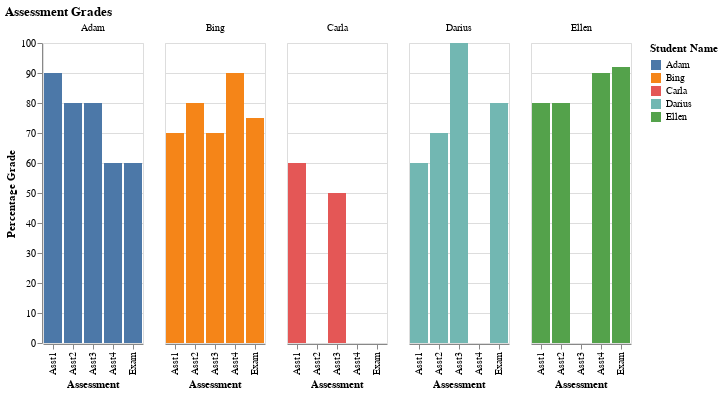

This figure's notebook cell:
### Markdown cell above
# Question 2 (3 marks)

Use the dataset `grades.csv` provided with this assignment. The grading policy for the course is:

    10% for each assignment and 60% for the final exam.
 
A) [1 point] Add a new column 'Final', calculated according to the above formula. Put 'INC' (for incomplete) for the student who didn't write the exam. Save the data to a file 'grades_calculated.csv', *without* an initial column containing row numbers (i.e. indexes).

*Hint: 'df.to_csv?'*

B) [2 points] Make a single chart showing all students' grades for all 5 assessments, with the assessment name on the horizontal axis and percentage grades on the vertical axis, and a legend listing the students. Choose a chart type that makes it easy to visually group the grades for a particular student and follow their progress over time.

*Hints: Tidy the data. Convert all grades to percentages.*

### Code cell
import pandas as pd
import altair as alt


grades_df = pd.read_csv('grades.csv')

#Part a: 
out_of = grades_df.loc[0]

grades_df[['Asst1','Asst2','Asst3','Asst4']] = grades_df[['Asst1','Asst2','Asst3','Asst4']].fillna(0)

grades_df['Final'] = (grades_df['Asst1']/out_of['Asst1'] * 0.10 + grades_df['Asst2']/out_of['Asst2'] * 0.10 + grades_df['Asst3']/out_of['Asst3'] * 0.10 + grades_df['Asst4']/out_of['Asst4'] * 0.10 + grades_df['Exam']/out_of['Exam'] * 0.60) * 100
grades_df['Final'] = grades_df['Final'].fillna('INC')

grades_df = grades_df[:-1] # Removing mean row from grades_df

grades_df.to_csv("grades_calculated.csv", index = False)


#Part b: 

grades_df[['Asst1', 'Asst2', 'Asst3', 'Asst4', 'Exam']] = grades_df[['Asst1', 'Asst2', 'Asst3', 'Asst4', 'Exam']] / out_of[['Asst1', 'Asst2', 'Asst3', 'Asst4', 'Exam']] * 100

grades_df2 = grades_df.drop(0)

newdf = pd.melt(grades_df2, id_vars = 'Name', value_vars = ['Asst1', 'Asst2', 'Asst3', 'Asst4', 'Exam'], var_name = 'Assignment', value_name = 'Percentage')

student_report = alt.Chart(newdf, title = "Assessment Grades").mark_bar().encode(
    x = alt.X("Assignment:O", title = "Assessment"),
    y = alt.Y("Percentage:Q", title = "Percentage Grade"),
    color = alt.Color("Name:N", title = "Student Name"),
    facet = alt.Facet("Name:N", title = None)
)

display(grades_df) # Part a
display(student_report) # Part b

### Figure 1 — Vega-Lite specification as saved in the notebook (floating-point values rounded to 4 significant figures)
{"config": {"view": {"continuousWidth": 300, "continuousHeight": 300}}, "data": {"name": "data-b43a9989771a05f25d51b2833bc21753"}, "mark": {"type": "bar"}, "encoding": {"color": {"field": "Name", "title": "Student Name", "type": "nominal"}, "facet": {"field": "Name", "title": null, "type": "nominal"}, "x": {"field": "Assignment", "title": "Assessment", "type": "ordinal"}, "y": {"field": "Percentage", "title": "Percentage Grade", "type": "quantitative"}}, "title": "Assessment Grades", "$schema": "https://vega.github.io/schema/vega-lite/v5.8.0.json", "datasets": {"data-b43a9989771a05f25d51b2833bc21753": [{"Name": "Adam", "Assignment": "Asst1", "Percentage": 90.0}, {"Name": "Bing", "Assignment": "Asst1", "Percentage": 70.0}, {"Name": "Carla", "Assignment": "Asst1", "Percentage": 60.0}, {"Name": "Darius", "Assignment": "Asst1", "Percentage": 60.0}, {"Name": "Ellen", "Assignment": "Asst1", "Percentage": 80.0}, {"Name": "Adam", "Assignment": "Asst2", "Percentage": 80.0}, {"Name": "Bing", "Assignment": "Asst2", "Percentage": 80.0}, {"Name": "Carla", "Assignment": "Asst2", "Percentage": 0.0}, {"Name": "Darius", "Assignment": "Asst2", "Percentage": 70.0}, {"Name": "Ellen", "Assignment": "Asst2", "Percentage": 80.0}, {"Name": "Adam", "Assignment": "Asst3", "Percentage": 80.0}, {"Name": "Bing", "Assignment": "Asst3", "Percentage": 70.0}, {"Name": "Carla", "Assignment": "Asst3", "Percentage": 50.0}, {"Name": "Darius", "Assignment": "Asst3", "Percentage": 100.0}, {"Name": "Ellen", "Assignment": "Asst3", "Percentage": 0.0}, {"Name": "Adam", "Assignment": "Asst4", "Percentage": 60.0}, {"Name": "Bing", "Assignment": "Asst4", "Percentage": 90.0}, {"Name": "Carla", "Assignment": "Asst4", "Percentage": 0.0}, {"Name": "Darius", "Assignment": "Asst4", "Percentage": 0.0}, {"Name": "Ellen", "Assignment": "Asst4", "Percentage": 90.0}, {"Name": "Adam", "Assignment": "Exam", "Percentage": 60.0}, {"Name": "Bing", "Assignment": "Exam", "Percentage": 75.0}, {"Name": "Carla", "Assignment": "Exam", "Percentage": null}, {"Name": "Darius", "Assignment": "Exam", "Percentage": 80.0}, {"Name": "Ellen", "Assignment": "Exam", "Percentage": 92.0}]}}
